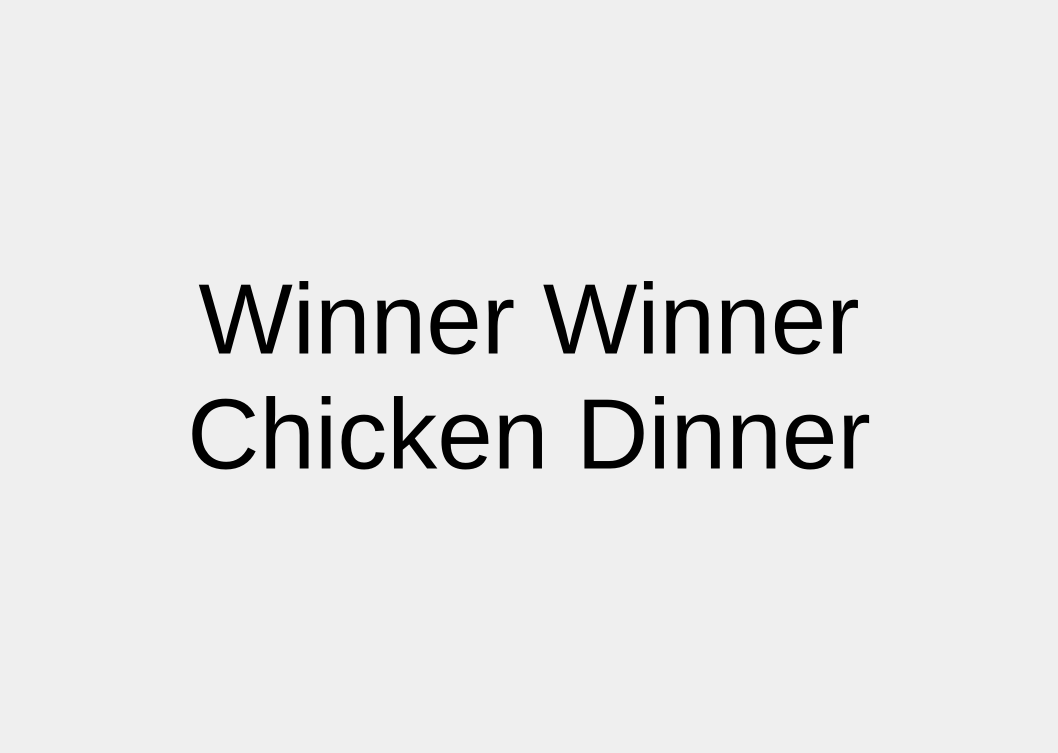
<?xml version="1.0" encoding="UTF-8"?>
<ui version="4.0">
 <class>SoccerGameOverWidget</class>
 <widget class="QWidget" name="SoccerGameOverWidget">
  <property name="geometry">
   <rect>
    <x>0</x>
    <y>0</y>
    <width>1058</width>
    <height>753</height>
   </rect>
  </property>
  <property name="windowTitle">
   <string>Form</string>
  </property>
  <layout class="QGridLayout" name="gridLayout_2">
   <item row="0" column="0">
    <layout class="QGridLayout" name="gridLayout">
     <property name="spacing">
      <number>0</number>
     </property>
     <item row="0" column="0">
      <widget class="QLabel" name="displayLabel">
       <property name="font">
        <font>
         <pointsize>75</pointsize>
        </font>
       </property>
       <property name="text">
        <string>Winner Winner
Chicken Dinner</string>
       </property>
       <property name="alignment">
        <set>Qt::AlignCenter</set>
       </property>
      </widget>
     </item>
    </layout>
   </item>
  </layout>
 </widget>
 <resources/>
 <connections/>
</ui>
